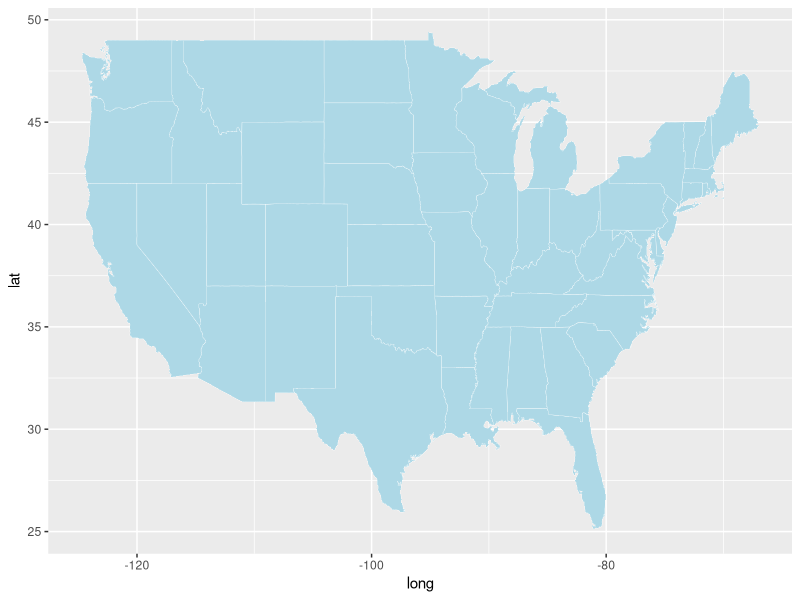
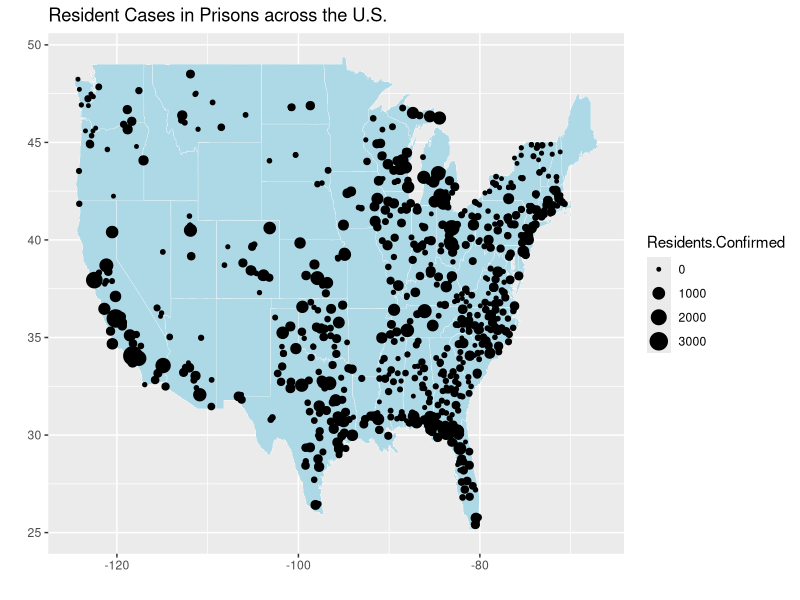
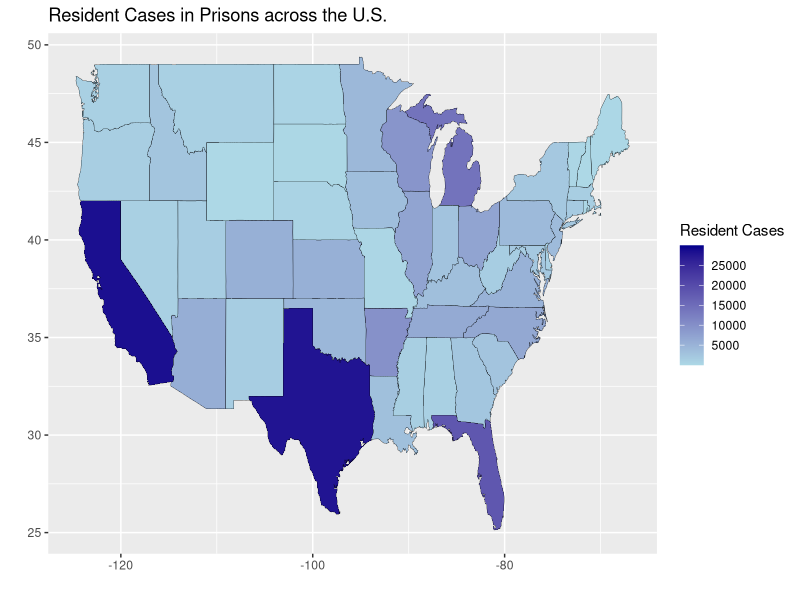
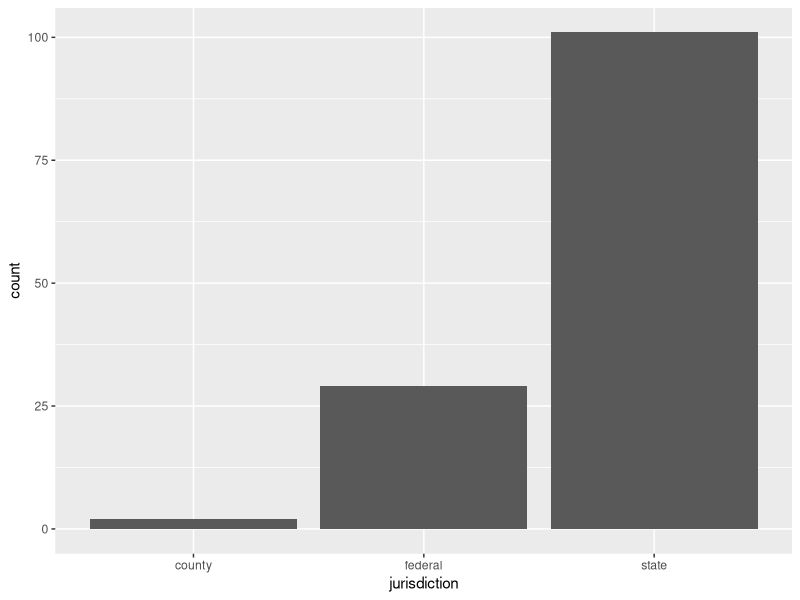
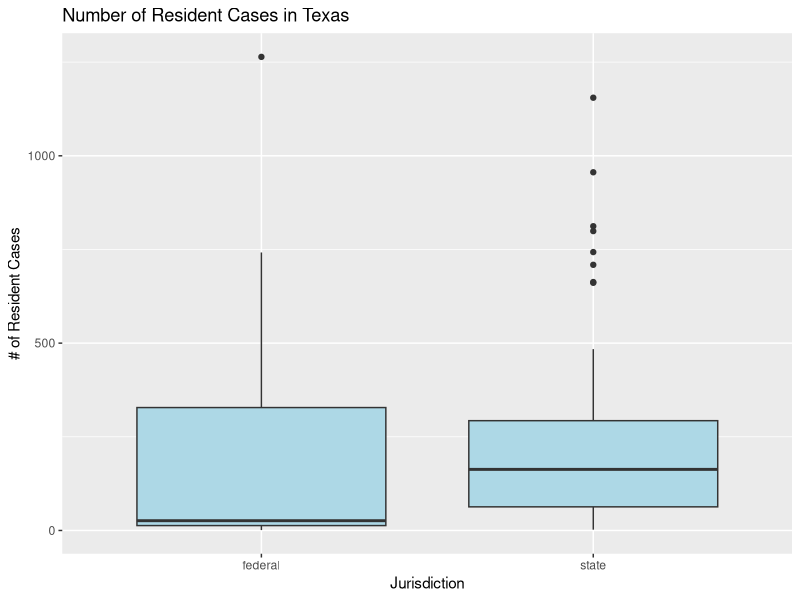
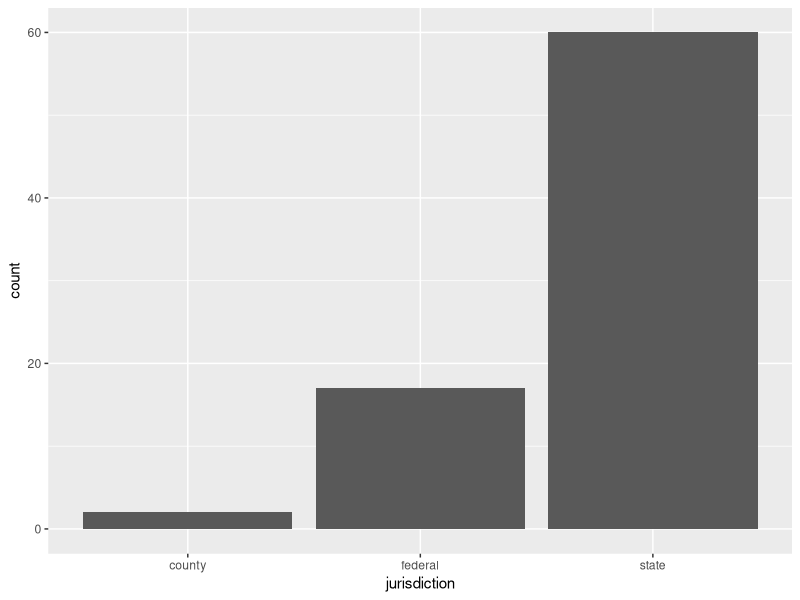
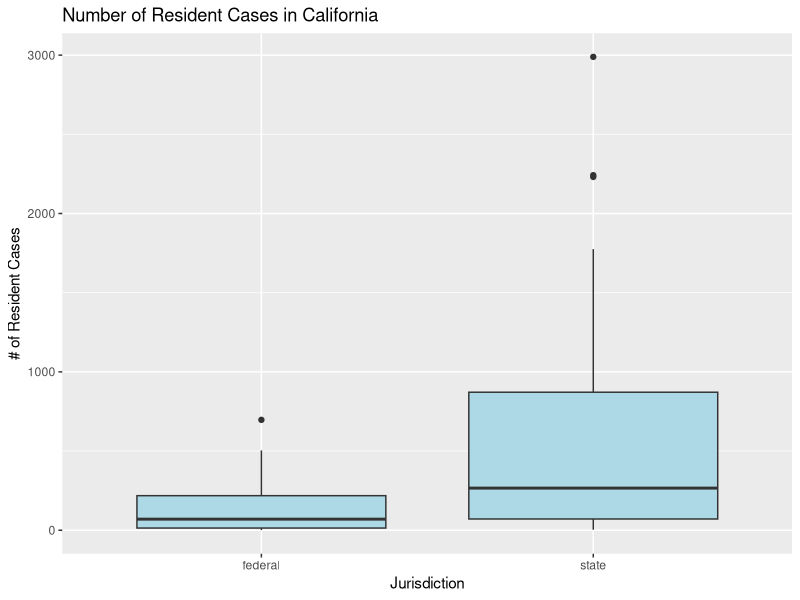
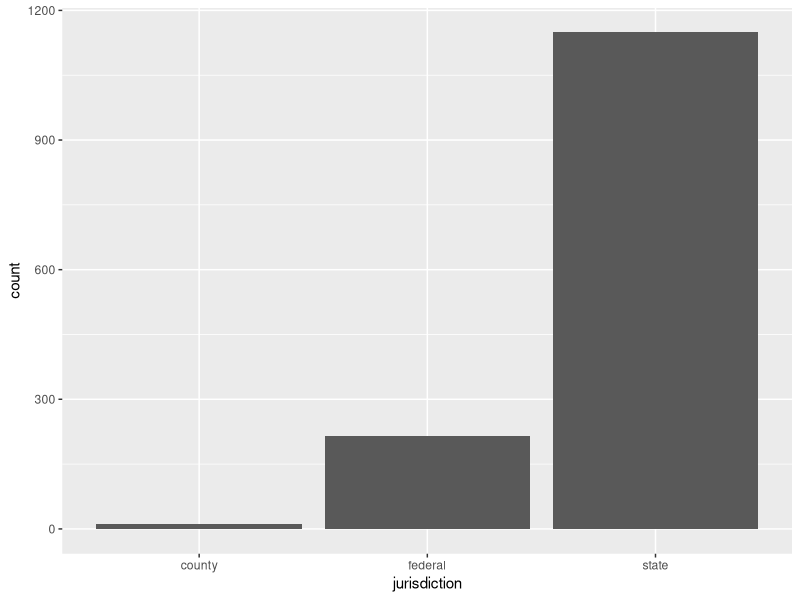

The R source for these figures, in order:
## ---- chunk 1
knitr::opts_chunk$set(echo = TRUE)
library(tidyverse)
library(ggplot2)
library(lubridate)

# Read in all the csv files
# Source: UCLA Law Covid-19 Behind Bars Data Project <Professor Sharon Dolovich, Director> 12/2/2020
adult_counts <- read.csv("data/Jail_Prison_Confirmed_Cases_and_Deaths.csv")
jail_releases <- read.csv("data/COVID-19_Related_Jail_Releases.csv")
prison_releases <- read.csv("data/COVID-19_Related_Prison_Releases.csv")
visitation_policies <- read.csv("data/COVID-19_Visitation_Policy_by_State_(Prisons).csv")
condition_policies <- read.csv("data/COVID-19_Jail_Prison_Condition_Policies.csv")
## ---- chunk 2
str(adult_counts)

# Convert Date to Date data type
adult_counts$Date <- as.Date(strptime(adult_counts$Date, format = "%d-%b-%y"))
class(adult_counts$Date)
head(adult_counts)

# Summarize the # of Confirmed Resident cases by state
jp_by_state <- group_by(adult_counts, State)
summarize(jp_by_state, 
          min = min(Residents.Confirmed, na.rm = TRUE), 
          Q1 = quantile(Residents.Confirmed, .25, na.rm = TRUE), 
          median = median(Residents.Confirmed, na.rm = TRUE), 
          Q3 = quantile(Residents.Confirmed, .75, na.rm = TRUE), 
          max = max(Residents.Confirmed, na.rm = TRUE))
## ---- chunk 3
library(maps)
MainStates <- map_data("state")

# Create a base map of the Mainland United States
baseMap <- ggplot() + geom_polygon(data=MainStates, aes(x=long, y=lat, group=group), fill="lightblue", color="white", size=.1)
baseMap

# Filter for only Mainland facilities to make the map easier to read
mainlandFacilities <- adult_counts %>% filter(!is.na(Longitude) & Longitude >= -130)

# Add the points for each facility with size as the number of Resident.Confirmed cases
facilityDotMap <- baseMap + geom_point(data = mainlandFacilities, aes(x=Longitude, y=Latitude, 
                                    size=Residents.Confirmed), fill="black") +
  labs(title="Resident Cases in Prisons across the U.S.", x= "", y="")
facilityDotMap

# Sum the number of resident cases by each state and lowercase state names
stateResidentCases <- adult_counts %>% group_by(State) %>% summarise(Residents.Confirmed = 
                                                            sum(Residents.Confirmed, na.rm= TRUE))
stateResidentCases$State <- tolower(stateResidentCases$State)
# Merge main state data to include the number of ResidentCases for each state
mergedStatesResidentCases <- inner_join(MainStates, stateResidentCases, by= c("region" = "State"))

stateCaseMap <- ggplot() + geom_polygon(data=mergedStatesResidentCases, aes(x=long, y=lat, group=group, fill=Residents.Confirmed), color="black", size=.1) + 
  scale_fill_continuous(name="Resident Cases", low = "lightblue", 
            high = "darkblue",
            limits = c(0,30000), breaks=c(5000,10000,15000,20000,25000), 
            na.value = "grey50") +
  labs(title="Resident Cases in Prisons across the U.S.", x= "", y="")
stateCaseMap
## ---- chunk 4
adult_counts$CasesPer1k <- (adult_counts$Residents.Confirmed / adult_counts$Residents.Population) * 1000
# We noticed a facility with more cases than the number of resident population so lets remove that
adult_counts <- adult_counts[which(adult_counts$ID != 1198),]
individual_adult_counts <- adult_counts[which(adult_counts$Name != "STATEWIDE"),]

# Look at Texas State vs Federal Cases
texasCounts <- individual_adult_counts[which(individual_adult_counts$State == "Texas"),]
texasPrisons <- texasCounts[which(texasCounts$jurisdiction != "county"),]

ggplot(texasCounts, aes(x=jurisdiction)) + geom_bar()

ggplot(texasPrisons, aes(x=jurisdiction, y=Residents.Confirmed)) + geom_boxplot(fill="lightblue") +
  labs(title="Number of Resident Cases in Texas", x="Jurisdiction", y="# of Resident Cases")
table(texasPrisons$jurisdiction) 
# Look at California State vs Federal Cases
californiaCounts <- individual_adult_counts[which(individual_adult_counts$State == "California"),]
californiaPrisons <- californiaCounts[which(californiaCounts$jurisdiction != "county"),]

ggplot(californiaCounts, aes(x=jurisdiction)) + geom_bar()

ggplot(californiaPrisons, aes(x=jurisdiction, y=Residents.Confirmed)) + 
  geom_boxplot(fill="lightblue") +
  labs(title="Number of Resident Cases in California", x="Jurisdiction", y="# of Resident Cases")
table(californiaPrisons$jurisdiction) 
# Look at National State vs Federal Cases
allPrisons <- individual_adult_counts[which(individual_adult_counts$jurisdiction != "county"),]

ggplot(adult_counts, aes(x=jurisdiction)) + geom_bar()

ggplot(allPrisons, aes(x=jurisdiction, y=Residents.Confirmed)) + geom_boxplot()
table(adult_counts$jurisdiction)
# Lets get rid of the outlier to see more clearly
# Should we get rid of Statewide totals?
# Lets get rid of Statewide for boxplots and looking at individual facilities
# but we should keep them in for summary statistics/totals per state
allPrisons %>% arrange(desc(Residents.Confirmed))
allPrisons <- allPrisons[which(allPrisons$Name != "STATEWIDE"),]

# Lets try it again
ggplot(allPrisons, aes(x=jurisdiction, y=Residents.Confirmed)) + geom_boxplot(fill="lightblue") +
  labs(title="Number of Resident Cases by Type of Facility", x="Jurisdiction", y="# of Resident Cases")
table(allPrisons$jurisdiction)
## ---- chunk 5
floridaCounts <- individual_adult_counts[which(individual_adult_counts$State == "Florida"),]
floridaPrisons <- floridaCounts[which(floridaCounts$jurisdiction != "county"),]

arizonaCounts <- individual_adult_counts[which(individual_adult_counts$State == "Arizona"),]
arizonaPrisons <- arizonaCounts[which(arizonaCounts$jurisdiction != "county"),]

# For comparison lets get rid of rows that are not listed as public or private
floridaPrisons <- floridaPrisons[which(floridaPrisons$Private_Public == "Public" | floridaPrisons$Private_Public == "Private"),]
californiaPrisons <- californiaPrisons[which(californiaPrisons$Private_Public == "Public" | californiaPrisons$Private_Public == "Private"),]
texasPrisons <- texasPrisons[which(texasPrisons$Private_Public == "Public" | texasPrisons$Private_Public == "Private"),]
arizonaPrisons <- arizonaPrisons[which(arizonaPrisons$Private_Public == "Public" | arizonaPrisons$Private_Public == "Private"),]


ggplot(californiaPrisons, aes(x=Private_Public, y=Residents.Confirmed)) + 
  geom_boxplot(fill="lightblue") +
  labs(title="Number of Resident Cases in California", x="Private/Public", y="# of Resident Cases")

ggplot(texasPrisons, aes(x=Private_Public, y=Residents.Confirmed)) + 
  geom_boxplot(fill="lightblue") +
  labs(title="Number of Resident Cases in Texas", x="Private/Public", y="# of Resident Cases")

ggplot(floridaPrisons, aes(x=Private_Public, y=Residents.Confirmed)) + 
  geom_boxplot(fill="lightblue") +
  labs(title="Number of Resident Cases in Florida", x="Private/Public", y="# of Resident Cases")

# Look at cases per 1k in facilities
ggplot(texasPrisons, aes(x=Private_Public, y=CasesPer1k)) + 
  geom_boxplot(fill="lightblue") +
  labs(title="Number of Resident Cases in Texas", x="Private/Public", y="# of Resident Cases per 1,000")

# Looks like Florida does not have any of their facility populations listed so this doesn't help us.
ggplot(floridaPrisons, aes(x=Private_Public, y=CasesPer1k)) + 
  geom_boxplot(fill="lightblue") +
  labs(title="Number of Resident Cases in Florida", x="Private/Public", y="# of Resident Cases per 1,000")

# Maybe we want to add in Arizona?
ggplot(arizonaPrisons, aes(x=Private_Public, y=Residents.Confirmed)) + 
  geom_boxplot(fill="lightblue") +
  labs(title="Number of Resident Cases in Arizona", x="Private/Public", y="# of Resident Cases")

arizonaPrisonsPerCapita <- arizonaPrisons[which(!is.na(arizonaPrisons$CasesPer1k)),]
ggplot(arizonaPrisonsPerCapita, aes(x=Private_Public, y=CasesPer1k)) + 
  geom_boxplot(fill="lightblue") +
  labs(title="Number of Resident Cases in Arizona", x="Private/Public", y="# of Resident Cases per 1,000")
# Private prisons in Arizona do not have data on their populations so CasesPer1k is not helpful
